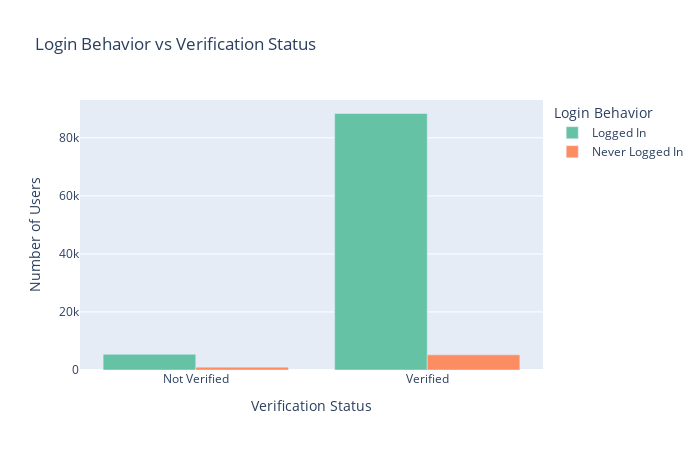

The code cell stored with this chart in its notebook:
### Markdown cell above
#### How does login behavior correlate with verification status (email/phone)?

### Code cell
# Convert login date column to datetime
df['clean_js_first_log_date'] = pd.to_datetime(df['clean_js_first_log_date'], errors='coerce')

# Create login behavior column
df['login_status'] = df['clean_js_first_log_date'].isna().map({True: 'Never Logged In', False: 'Logged In'})

# Map is_verified to meaningful labels
df['verification_status'] = df['is_verified'].map({0: 'Verified', 1: 'Not Verified'})

# Group data
grouped = df.groupby(['verification_status', 'login_status']).size().reset_index(name='Count')

# Plot
fig = px.bar(
    grouped,
    x='verification_status',
    y='Count',
    color='login_status',
    barmode='group',
    title='Login Behavior vs Verification Status',
    labels={'verification_status': 'Verification Status', 'Count': 'Number of Users', 'login_status': 'Login Behavior'},
    color_discrete_sequence=px.colors.qualitative.Set2
)

fig.update_layout(width=700, height=450)
fig.show()

### Figure 1 — Plotly figure (JSON) as saved in the notebook; plotly's stock layout.template omitted (floating-point values rounded to 4 significant figures)
{"data": [{"alignmentgroup": "True", "hovertemplate": "Login Behavior=Logged In<br>Verification Status=%{x}<br>Number of Users=%{y}<extra></extra>", "legendgroup": "Logged In", "marker": {"color": "rgb(102,194,165)", "pattern": {"shape": ""}}, "name": "Logged In", "offsetgroup": "Logged In", "orientation": "v", "showlegend": true, "textposition": "auto", "type": "bar", "x": ["Not Verified", "Verified"], "xaxis": "x", "y": [5416, 88380], "yaxis": "y"}, {"alignmentgroup": "True", "hovertemplate": "Login Behavior=Never Logged In<br>Verification Status=%{x}<br>Number of Users=%{y}<extra></extra>", "legendgroup": "Never Logged In", "marker": {"color": "rgb(252,141,98)", "pattern": {"shape": ""}}, "name": "Never Logged In", "offsetgroup": "Never Logged In", "orientation": "v", "showlegend": true, "textposition": "auto", "type": "bar", "x": ["Not Verified", "Verified"], "xaxis": "x", "y": [978, 5226], "yaxis": "y"}], "layout": {"barmode": "group", "height": 450, "legend": {"title": {"text": "Login Behavior"}, "tracegroupgap": 0}, "title": {"text": "Login Behavior vs Verification Status"}, "width": 700, "xaxis": {"anchor": "y", "domain": [0, 1], "title": {"text": "Verification Status"}}, "yaxis": {"anchor": "x", "domain": [0, 1], "title": {"text": "Number of Users"}}}}
